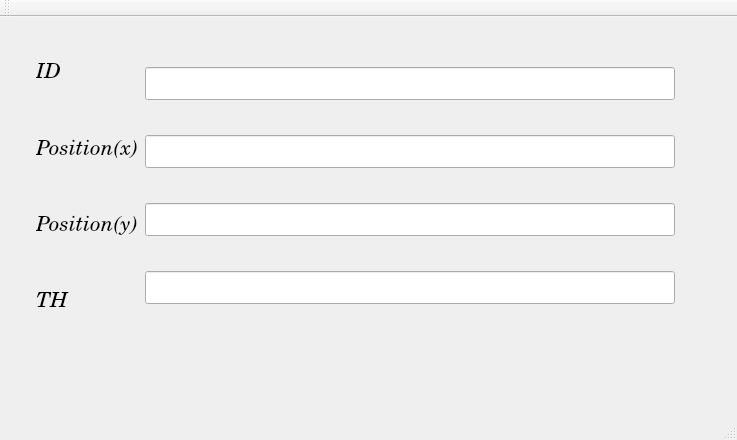
<?xml version="1.0" encoding="UTF-8"?>
<ui version="4.0">
 <class>QMainWindow</class>
 <widget class="QMainWindow" name="QMainWindow">
  <property name="geometry">
   <rect>
    <x>0</x>
    <y>0</y>
    <width>737</width>
    <height>440</height>
   </rect>
  </property>
  <property name="windowTitle">
   <string>Application1</string>
  </property>
  <widget class="QWidget" name="centralWidget">
   <widget class="QWidget" name="layoutWidget">
    <property name="geometry">
     <rect>
      <x>25</x>
      <y>10</y>
      <width>661</width>
      <height>321</height>
     </rect>
    </property>
    <layout class="QHBoxLayout" name="horizontalLayout">
     <item>
      <layout class="QVBoxLayout" name="verticalLayout">
       <item>
        <widget class="QLabel" name="label">
         <property name="font">
          <font>
           <family>Century Schoolbook L</family>
           <pointsize>16</pointsize>
           <weight>50</weight>
           <italic>true</italic>
           <bold>false</bold>
          </font>
         </property>
         <property name="text">
          <string>ID</string>
         </property>
        </widget>
       </item>
       <item>
        <widget class="QLabel" name="label_2">
         <property name="font">
          <font>
           <family>Century Schoolbook L</family>
           <pointsize>16</pointsize>
           <weight>50</weight>
           <italic>true</italic>
           <bold>false</bold>
          </font>
         </property>
         <property name="text">
          <string>Position(x)</string>
         </property>
        </widget>
       </item>
       <item>
        <widget class="QLabel" name="label_3">
         <property name="font">
          <font>
           <family>Century Schoolbook L</family>
           <pointsize>16</pointsize>
           <weight>50</weight>
           <italic>true</italic>
           <bold>false</bold>
          </font>
         </property>
         <property name="text">
          <string>Position(y)</string>
         </property>
        </widget>
       </item>
       <item>
        <widget class="QLabel" name="label_4">
         <property name="font">
          <font>
           <family>Century Schoolbook L</family>
           <pointsize>16</pointsize>
           <weight>50</weight>
           <italic>true</italic>
           <bold>false</bold>
          </font>
         </property>
         <property name="text">
          <string>TH</string>
         </property>
         <property name="alignment">
          <set>Qt::AlignLeading|Qt::AlignLeft|Qt::AlignVCenter</set>
         </property>
        </widget>
       </item>
      </layout>
     </item>
     <item>
      <layout class="QVBoxLayout" name="verticalLayout_2">
       <item>
        <widget class="QLineEdit" name="lineEdit">
         <property name="font">
          <font>
           <pointsize>16</pointsize>
           <italic>true</italic>
          </font>
         </property>
         <property name="focusPolicy">
          <enum>Qt::NoFocus</enum>
         </property>
        </widget>
       </item>
       <item>
        <widget class="QLineEdit" name="lineEdit_2">
         <property name="font">
          <font>
           <pointsize>16</pointsize>
           <italic>true</italic>
          </font>
         </property>
         <property name="focusPolicy">
          <enum>Qt::NoFocus</enum>
         </property>
        </widget>
       </item>
       <item>
        <widget class="QLineEdit" name="lineEdit_3">
         <property name="font">
          <font>
           <pointsize>16</pointsize>
           <italic>true</italic>
          </font>
         </property>
         <property name="focusPolicy">
          <enum>Qt::NoFocus</enum>
         </property>
        </widget>
       </item>
       <item>
        <widget class="QLineEdit" name="lineEdit_4">
         <property name="font">
          <font>
           <pointsize>16</pointsize>
           <italic>true</italic>
          </font>
         </property>
         <property name="focusPolicy">
          <enum>Qt::NoFocus</enum>
         </property>
        </widget>
       </item>
      </layout>
     </item>
    </layout>
   </widget>
  </widget>
  <widget class="QMenuBar" name="menuBar">
   <property name="geometry">
    <rect>
     <x>0</x>
     <y>0</y>
     <width>737</width>
     <height>25</height>
    </rect>
   </property>
  </widget>
  <widget class="QToolBar" name="mainToolBar">
   <attribute name="toolBarArea">
    <enum>TopToolBarArea</enum>
   </attribute>
   <attribute name="toolBarBreak">
    <bool>false</bool>
   </attribute>
  </widget>
  <widget class="QStatusBar" name="statusBar"/>
 </widget>
 <layoutdefault spacing="6" margin="11"/>
 <resources/>
 <connections/>
</ui>
